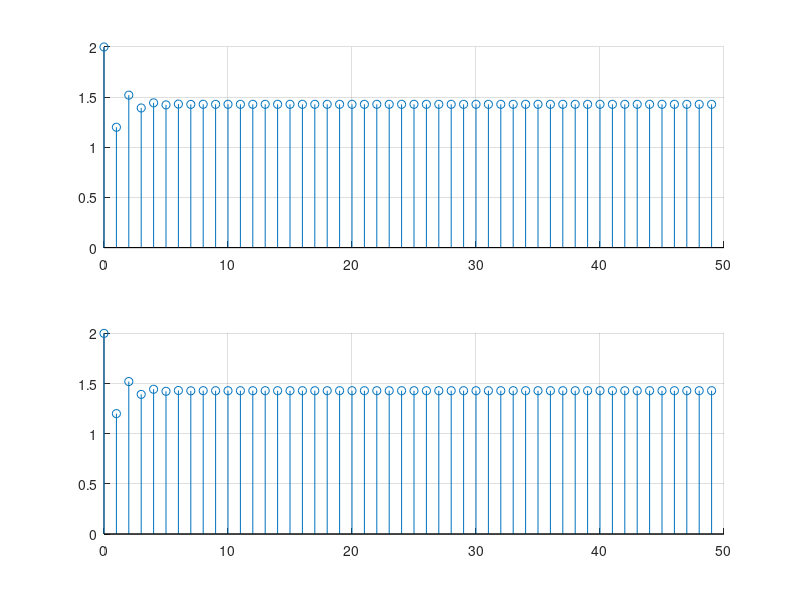

The MATLAB script that drew this image:
Numerator = 2;
Denominator = [1 0.4];

Length = 50;
TimeN = [0:Length-1];
Input = ones(1, Length);

Output = filter(Numerator, Denominator, Input);
Expected = 2 * (1 - (-0.4).^(TimeN + 1)) ./ 1.4;

figure(1); clf;
subplot(2, 1, 1); hold on; grid on;
stem(TimeN, Output);

subplot(2, 1, 2); hold on; grid on;
stem(TimeN, Expected);
